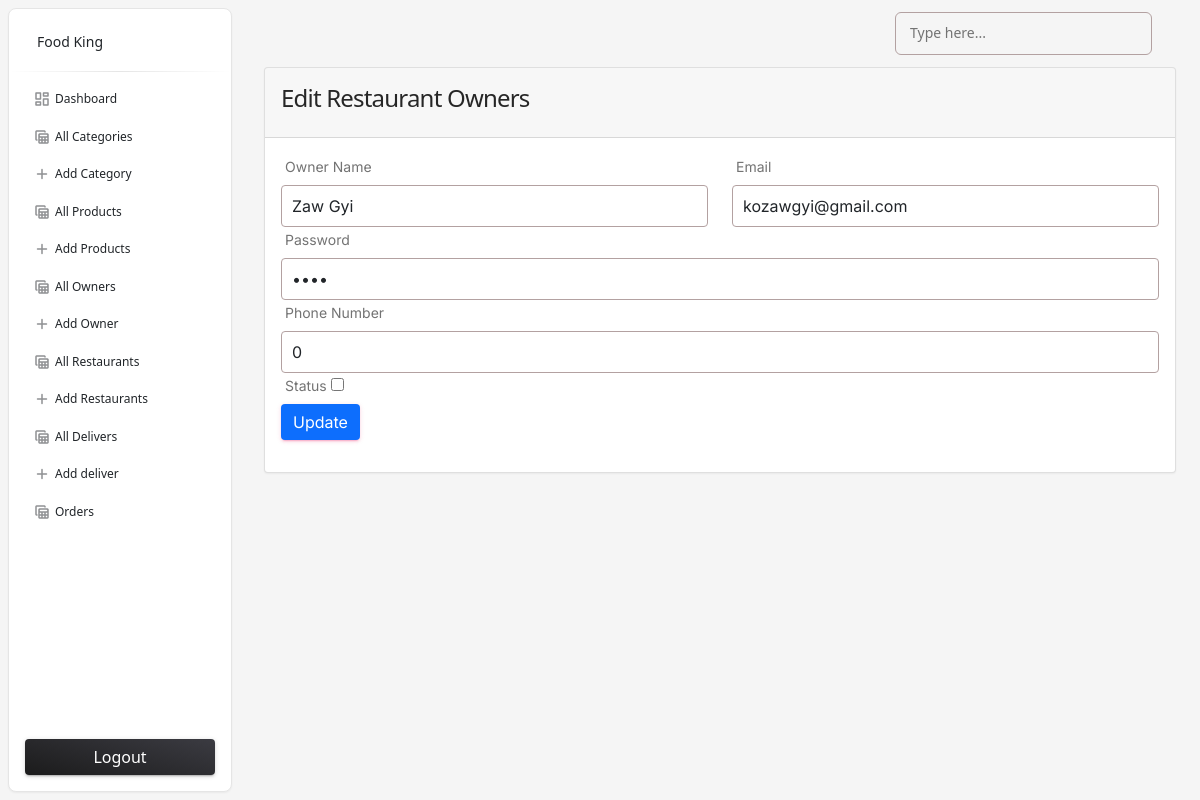
Screenshot of /admin/edit-restaurant_owner.php?id=1 (signed in) with the database file from the repository.
### tables this page shows
CREATE TABLE `owners` (
  `id` int(10) NOT NULL,
  `owner_name` varchar(225) NOT NULL,
  `email` varchar(225) NOT NULL,
  `password` varchar(225) NOT NULL,
  `phone` int(15) NOT NULL,
  `status` tinyint(4) NOT NULL DEFAULT 0
);

### functions/myfunctions.php (called while the page is built, shortened)
<?php
include('../config/dbcon.php');
function getByID($table, $id) {
    global $con;
    $query = "SELECT * FROM $table WHERE id='$id'";
    return $query_run = mysqli_query($con, $query);
}
?>

### admin/edit-restaurant_owner.php (the view, shortened to what this page needs)
<?php
include('includes/header.php');
?>
<div class="container">
    <div class="row">
        <div class="col-md-12">
            <?php
              if(isset($_GET['id']))
              {
                $id = $_GET['id'];
                $restaurant_owner = getByID("owners", $id);
                if(mysqli_num_rows($restaurant_owner) > 0)
                {
                    $data = mysqli_fetch_array($restaurant_owner);
                    ?>
                  <div class="card">
                    <div class="card-header">
                       <h4>Edit Restaurant Owners</h4>
                    </div>
                    <div class="card-body">
                    <form action="code.php" method="POST" enctype="multipart/form-data">
                        <div class="row">
                            <div class="col-md-6">
                                <label for="">Owner Name</label>
                                <input type="text" name="owner_name" value="<?= $data['owner_name'] ?>" placeholder="Enter Owner name" class="form-control">
                            </div>
                            <div class="col-md-6">
                                <label for="">Email</label>
                                <input type="email" name="email" value="<?= $data['email'] ?>" placeholder="Enter email" class="form-control">
                            </div>
                            <div class="col-md-12">
                                <label for="">Password</label>
                                <input type="password" name="password" value="<?= $data['password'] ?>" placeholder="Enter password" class="form-control">
                            </div>
                            <div class="col-md-12">
                                <label for="">Phone Number</label>
                                <input type="number" name="phone" value="<?= $data['phone'] ?>" placeholder="Enter ph no" class="form-control">
                            </div>
                            <div class="col-md-6">
                                <label for="">Status</label>
                                <input type="checkbox" <?= $data['status'] ? "checked": ""?> name="status">
                            </div>
                            <div class="col-md-12">
                                <button type="submit" class="btn btn-primary" name="update_restaurant_owner_btn">Update</button>
                            </div>
                        </div>
                    </form>
                    </div>
                  </div>
                  <?php
                }
                else{
                    echo "Restaurant Owners not found";
                }
              }
              else{
                echo "Id missing from url";
              }
            ?>
        </div>
    </div>
</div>
<?php include('includes/footer.php'); ?>

### admin/includes/header.php (style rules this page uses)
.form-control { border: 1px solid #b3a1a1 !important; padding: 8px 10px; }

### rows the page displays
owners: owner_name "Zaw Gyi", email "kozawgyi@gmail.com", phone "0"
